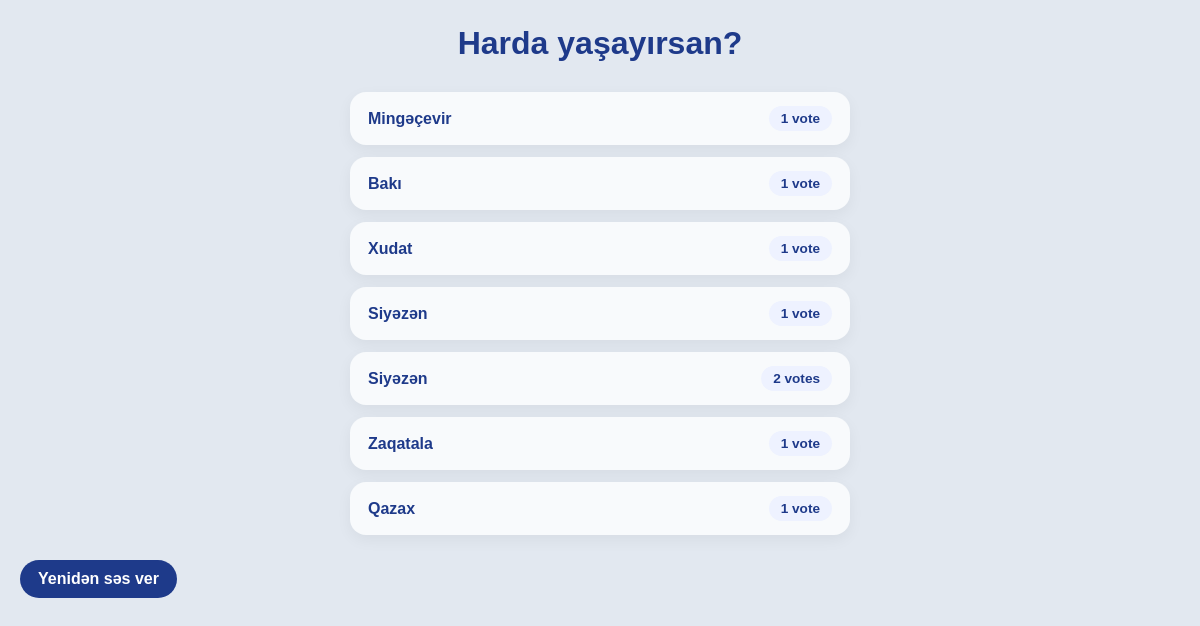
The page /polls/2/results/ on the database as committed earlier.
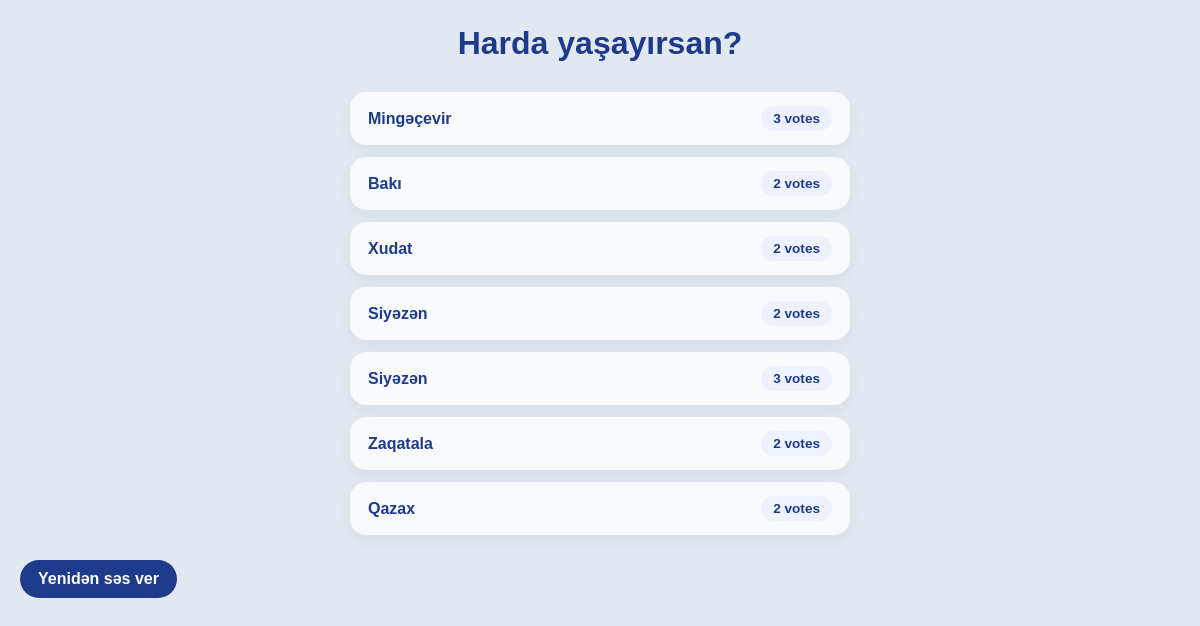
The same page on the database as committed later.
### polls/models.py (models this page shows, shortened)
class Choice(models.Model):
    question = models.ForeignKey(Question, on_delete=models.CASCADE)
    choice_text = models.CharField(max_length=200)
    votes = models.IntegerField(default=0)

### polls/views.py (the view)
# urls.py: path("<int:pk>/results/", views.ResultsView.as_view(), name="results"),
class ResultsView(generic.DetailView):
    model = Question
    template_name = "polls/results.html"

### polls/templates/polls/results.html (shortened to what this page needs)
{% extends "polls/base.html" %}
{% block content %}
<h1 class="poll-head">{{ question.question_text }}</h1>
<div class="vote-list">
    {% for choice in question.choice_set.all %}
    <div class="vote-card">
        <div class="choice-text">{{ choice.choice_text }}</div>
        <div class="vote-count">{{ choice.votes }} vote{{ choice.votes|pluralize }}</div>
    </div>
    {% empty %}
    <p class="text-center" style="color:#64748b;">Hələ səs verilməyib...</p>
    {% endfor %}
</div>
<a href="{% url 'polls:detail' question.id %}" class="revote-btn">Yenidən səs ver</a>
{% endblock %}

Rows that differ between the two databases and show on the page:
changed Choice "Mingəçevir": votes "1" → "3"
changed Choice "Bakı": votes "1" → "2"
changed Choice "Xudat": votes "1" → "2"
changed Choice (number 4 of 7 on the later page): votes "1" → "2"
changed Choice (number 5 of 7 on the later page): votes "2" → "3"
changed Choice "Zaqatala": votes "1" → "2"
changed Choice "Qazax": votes "1" → "2"
